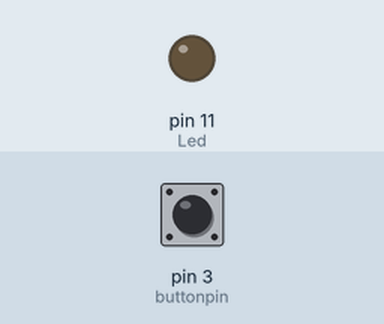
Bench run of a sketch on a simulated Arduino Mega 2560, built with avr-gcc and run on an emulated ATmega2560. Parts: output pins drawn as LEDs (lit = HIGH). Inputs (shaded band) come from the test bench; at power-on: pin 3 (buttonpin) LOW.

Above: at 1.2 s.
1.3 s: pin 3 (buttonpin) pulled HIGH for 0.15 s
At 1.37 s:
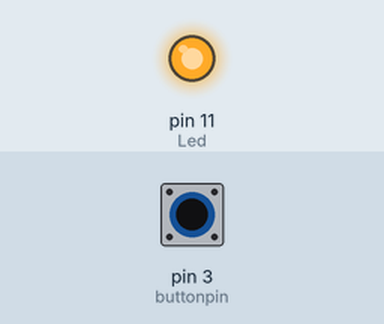
2.9 s: pin 3 (buttonpin) pulled HIGH for 3.2 s
At 7.1 s:
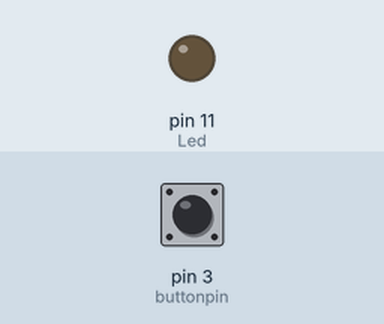
Timing chart, 0 to 8.6 s (numbered marks = the images above; inputs shaded):
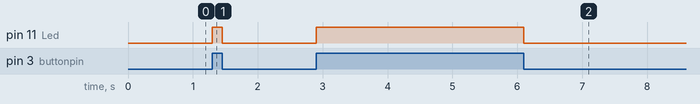

The sketch:

digital_signal_output.ino
```cpp
//www.elegoo.com
//2016.06.13

int Led=11;//define LED port
int buttonpin=3; //define switch port
;int  val;//define digital variable val
void  setup()
{
pinMode(Led,OUTPUT);//define LED as a output port
pinMode(buttonpin,INPUT);//define switch as a output port
}
void  loop()

{ val=digitalRead(buttonpin);//read the value of the digital interface 3 assigned to val
if(val==HIGH)//Wenn der Schalter Sensor ein Signal hat, blinkt die LED
{
digitalWrite(Led,HIGH);
}
else
{
digitalWrite(Led,LOW);
}
}
```

Measured:
- after the input at 1.3 s, pin 11 (Led): LOW → HIGH at once, → LOW 0.15 s later
- after the input at 2.9 s, pin 11 (Led): LOW → HIGH at once, → LOW 3.2 s later
